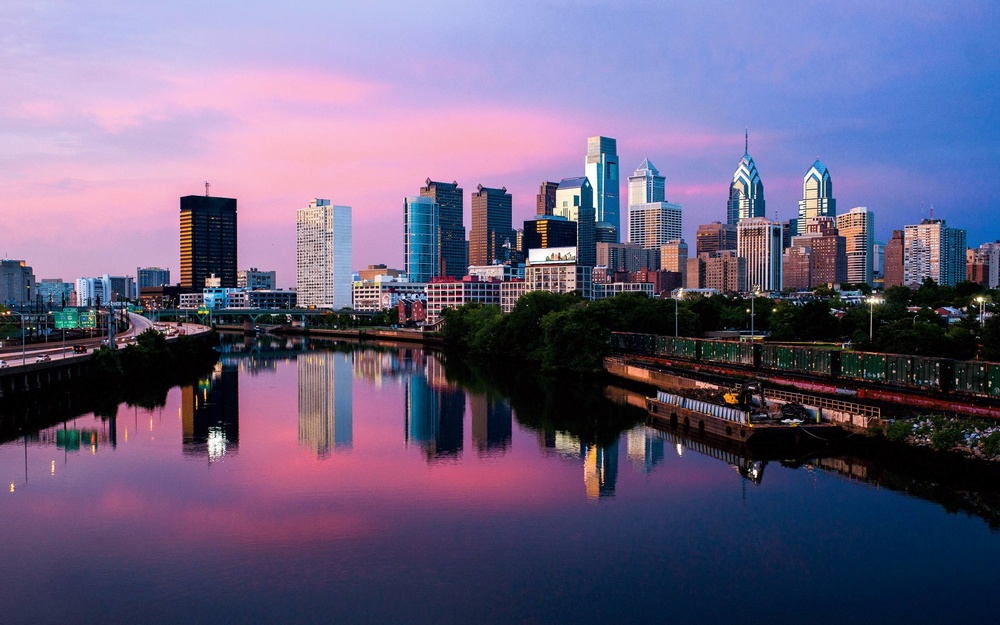
#> input picture images/sky.jpeg, 1000 x 625 px, shrunk from 2560 x 1600 before the run
$ python ssim.py
#> lines starting #> are read from the running program, lines starting #| are printed output that depends on the picture
import numpy as np
import matplotlib.pyplot as plt

from skimage import io, data, color, img_as_float
from skimage.metrics import structural_similarity

sky = img_as_float(io.imread("../images/sky.jpeg"))

## add noise to image
noise = np.ones_like(sky) * 0.4 * (sky.max() - sky.min())
#> noise: shape (625, 1000, 3) float64; every value is 0.4
noise[np.random.random(size=sky.shape) > 0.7] *= -1
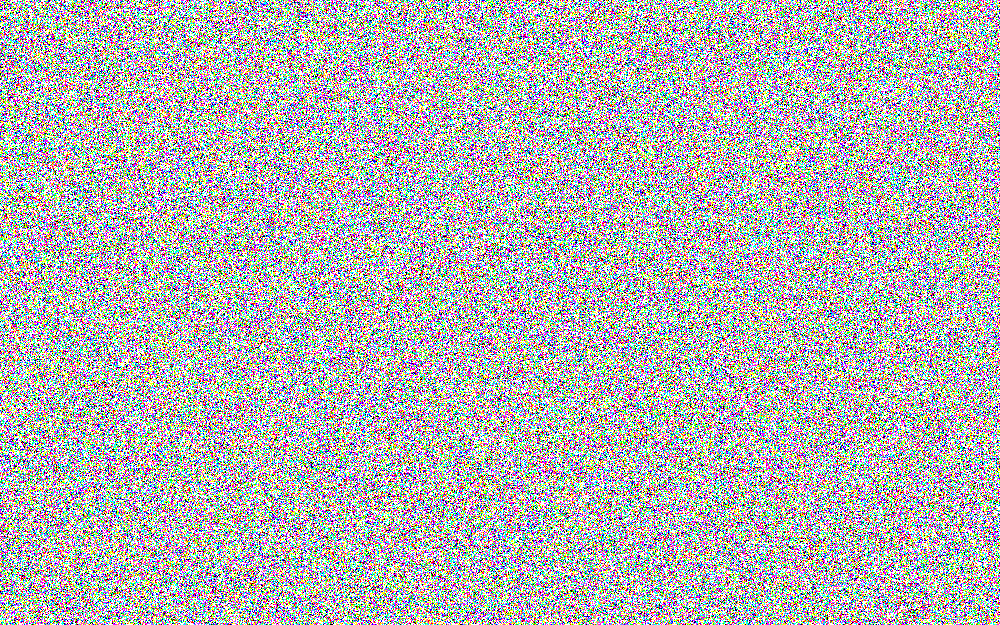
#> noise: shape (625, 1000, 3) float64; mean R, G, B 0.16, 0.16, 0.159; drawn with min black and max white
sky_noisy = sky + noise
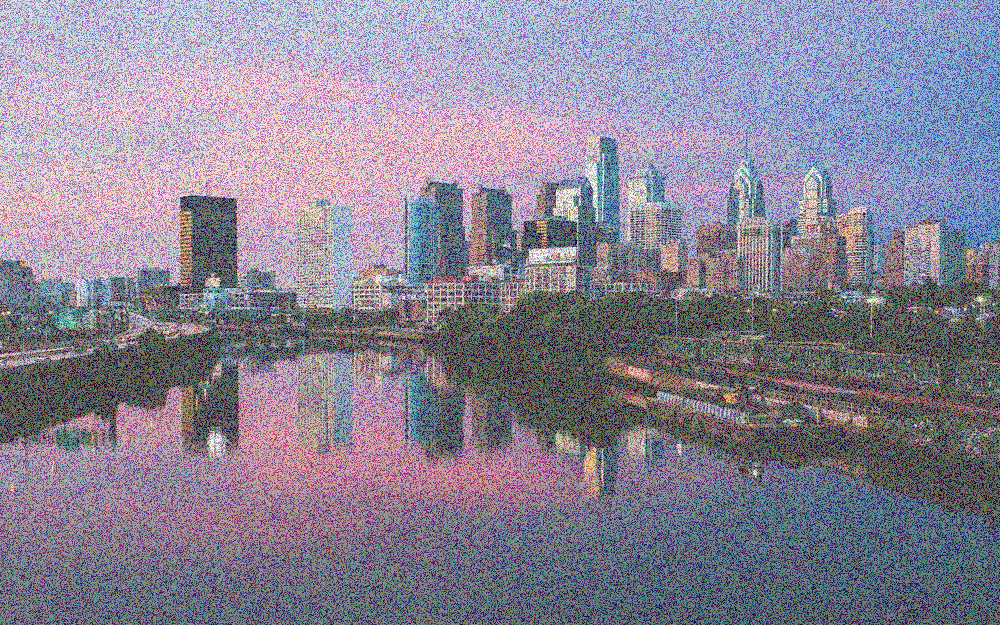
#> sky_noisy: shape (625, 1000, 3) float64; mean R, G, B 0.571, 0.532, 0.656; drawn with min black and max white

## add absolute noise to image
sky_noisy_constant = sky + abs(noise)

## Function to calculate the mean square error (L2 distance) between images
def mse(x,y):
    return np.linalg.norm(x-y)


# MSE (L2 distance)
mse_noise = mse(sky,sky_noisy)
#> mse_noise = 547.7

# SSI
ssim_noise = structural_similarity(sky,
                                   sky_noisy,
                                   multichannel = True,
                                   data_range = sky_noisy.max() - sky_noisy.min())
#> ssim_noise = 0.0684


# MSE (L2 distance)
mse_constant = mse(sky,sky_noisy_constant)
#> mse_constant = 547.7

# SSI
ssim_constant = structural_similarity(sky,
                                   sky_noisy_constant,
                                   multichannel = True,
                                   data_range = sky_noisy_constant.max() - sky_noisy_constant.min())
#> ssim_constant = 0.682


# plot the difference

fig, axes = plt.subplots(1,3,
                       figsize=(14,6),
                       sharex=True,sharey=True)

ax = axes.ravel()

label = 'MSE: {:.2f}, SSIM: {:.2f}'
ax[0].imshow(sky)
ax[1].set_xlabel("MSE:0, SSIM:1",fontsize=20)
ax[0].set_title('Original')

ax[1].imshow(sky_noisy)
ax[1].set_xlabel(label.format(mse_noise,ssim_noise),fontsize=20)
ax[1].set_title('Noisy')

ax[2].imshow(sky_noisy_constant)
ax[2].set_xlabel(label.format(mse_constant,ssim_constant),fontsize=20)
ax[2].set_title('Constant')
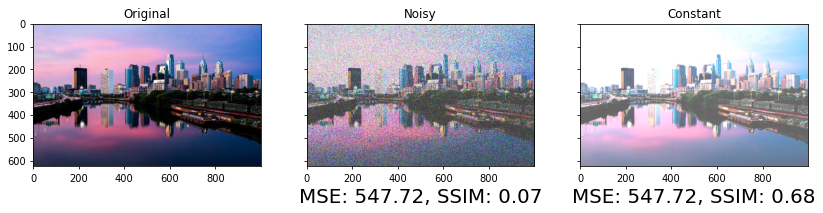
#> figure drawn by matplotlib, 3 panels

$ run again, with images/irish_passport_3.jpeg copied over images/sky.jpeg
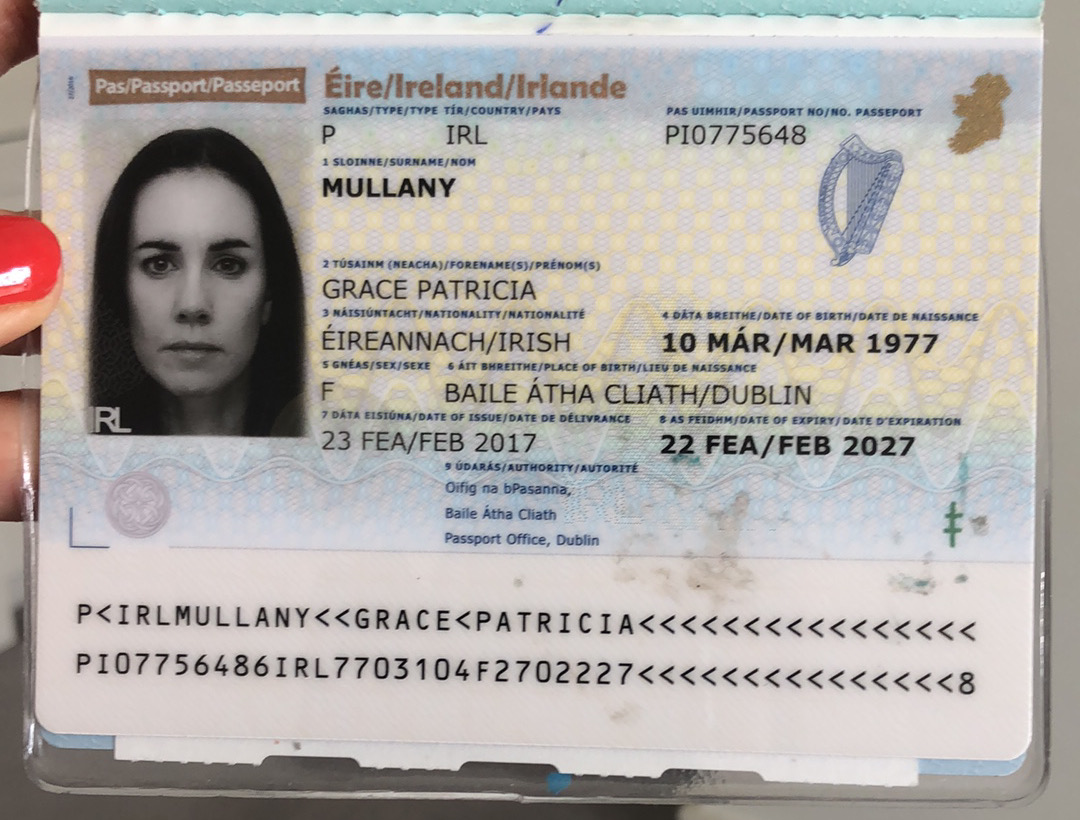
#> input picture images/irish_passport_3.jpeg, 1080 x 820 px
#> `sky_noisy = sky + noise`:
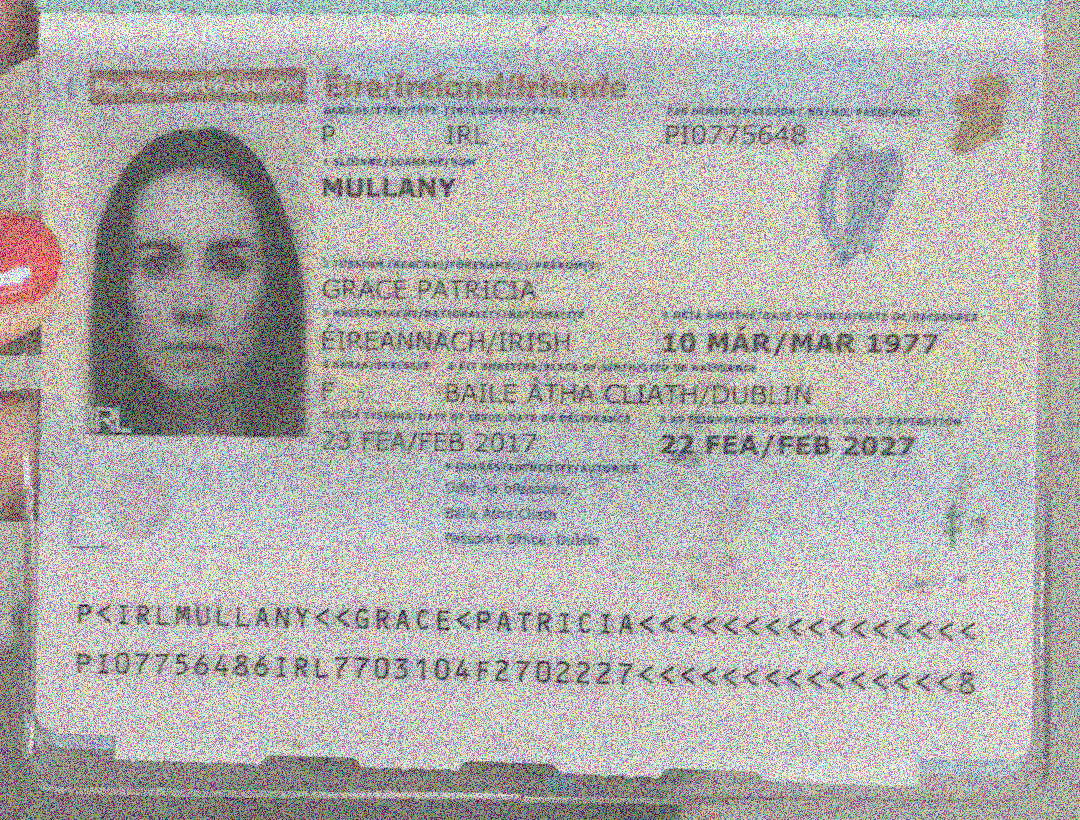
#> sky_noisy: shape (820, 1080, 3) float64; mean R, G, B 0.851, 0.833, 0.819; drawn with min black and max white
#> mse_noise = 652
#> ssim_noise = 0.0755
#> mse_constant = 652
#> ssim_constant = 0.875
#> `ax[2].set_title('Constant')`:
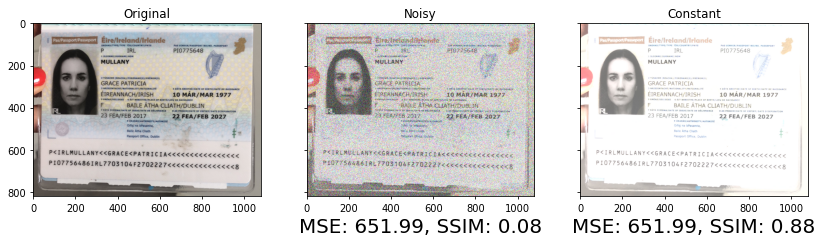
#> figure drawn by matplotlib, 3 panels

$ run again, with images/people.jpeg copied over images/sky.jpeg
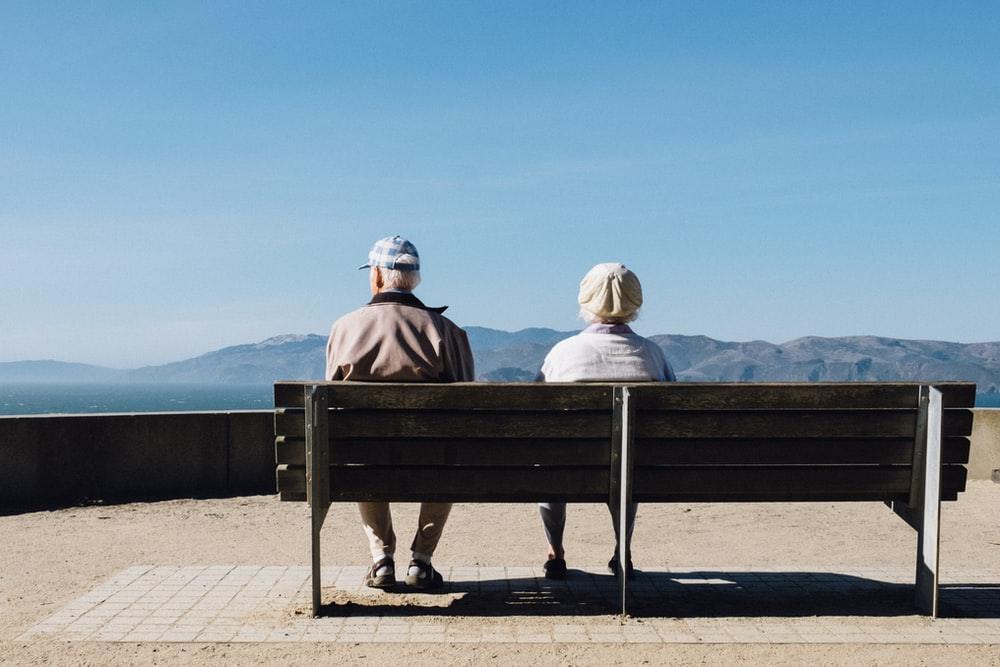
#> input picture images/people.jpeg, 1000 x 667 px
#> `sky_noisy = sky + noise`:
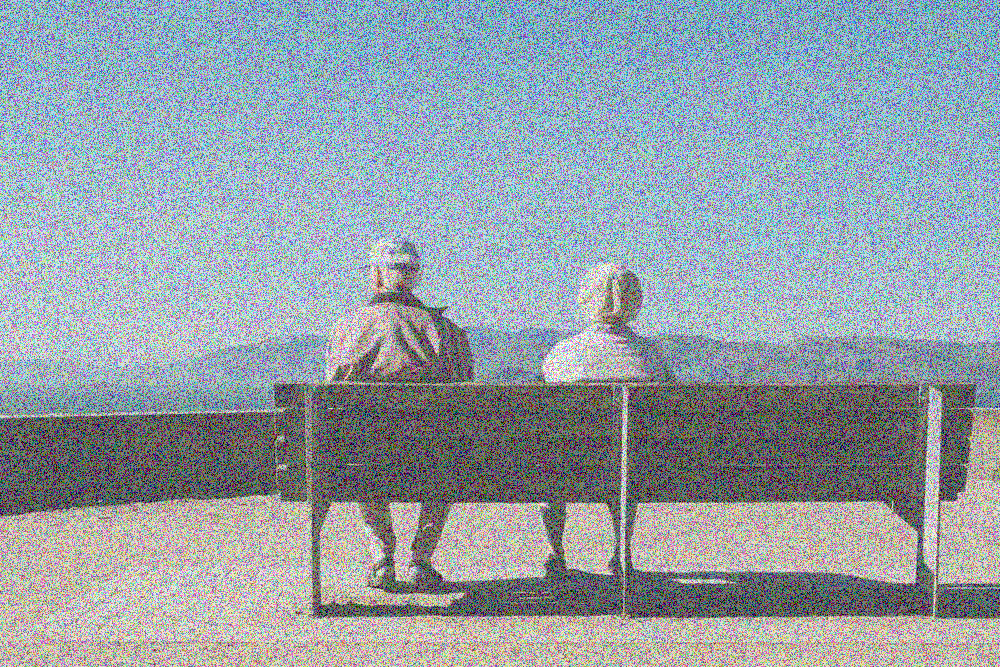
#> sky_noisy: shape (667, 1000, 3) float64; mean R, G, B 0.651, 0.731, 0.785; drawn with min black and max white
#> mse_noise = 565.8
#> ssim_noise = 0.0509
#> mse_constant = 565.8
#> ssim_constant = 0.789
#> `ax[2].set_title('Constant')`:
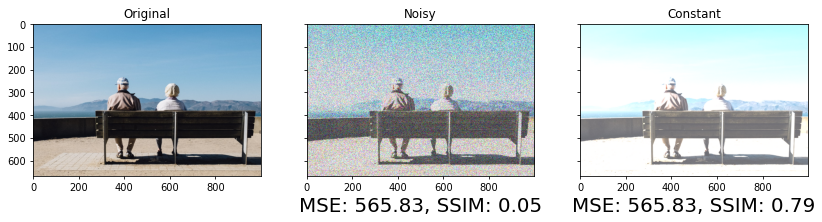
#> figure drawn by matplotlib, 3 panels
